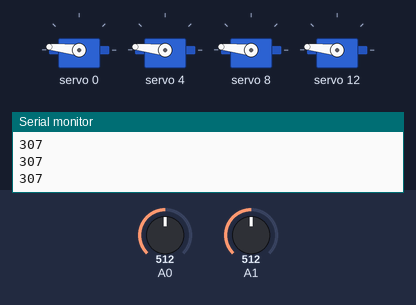
Recording of a sketch running on a simulated Arduino Uno, built with avr-gcc and run on an emulated ATmega328P. Parts: 4 × servo, the last lines printed to the serial monitor. The inputs (shaded band) are chosen by the test bench; at power-on: A0 = 512, A1 = 512.

Above: at 1.2 s.
1.3 s: A0 set to 208
2.8 s: A0 set to 199
At 3.4 s:
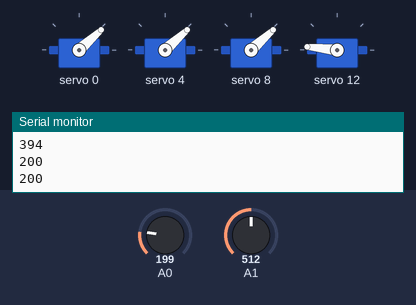
4.3 s: A1 set to 273
5.8 s: A1 set to 243
At 6.7 s:
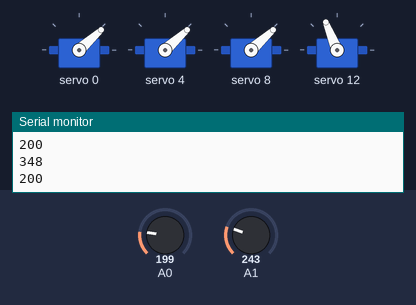
7.3 s: A0 set to 122
At 8.0 s:
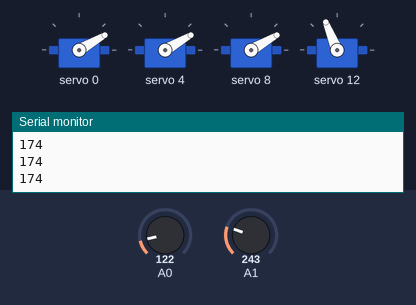
8.8 s: A1 set to 306
At 10.0 s:
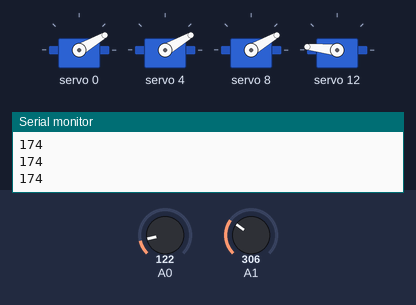
Timing chart, 0 to 11.3 s (numbered marks = the images above; inputs shaded):
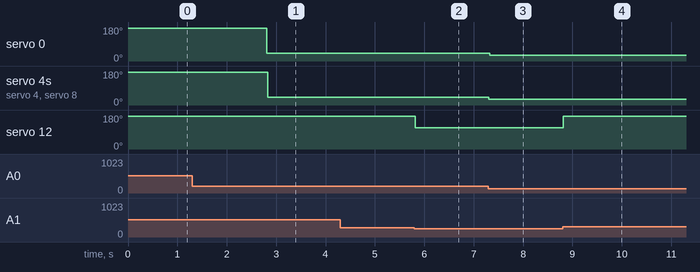

The sketch:

prosthesis_control.ino
```cpp
#include <Wire.h>

#include <Adafruit_PWMServoDriver.h>

#define MIN_PULSE_WIDTH       650
#define MID_PULSE_WIDTH       1500
#define MAX_PULSE_WIDTH       2350
#define FREQUENCY             50

Adafruit_PWMServoDriver pwm = Adafruit_PWMServoDriver();

int sensor1 = A0;
int sensor2 = A1;

int motorRL = 0;   //Ring+Little
int motorMI = 4;   //Middle+Index
int motorT = 8;    //Thumb
int motorW = 12;    //Wrist

void setup() {
  pwm.begin();
  pwm.setPWMFreq(FREQUENCY);
  Serial.begin(9600);

}

void moveMotorFist(int controlIn, int motorOut)
{
  int pulse_wide, pulse_width, emgVal;

  // Read values from emg sensor
  emgVal = analogRead(controlIn);

  // Convert to pulse width
  pulse_wide = map(emgVal, 0, 1023, MIN_PULSE_WIDTH, MAX_PULSE_WIDTH);
  pulse_width = int(float(pulse_wide) / 1000000 * FREQUENCY * 4096);

  Serial.println(pulse_width);

  //Control Motor
  if(pulse_width>200){
    pwm.setPWM(motorOut, 0, 480);
    }

  else if(pulse_width<100){
    pwm.setPWM(motorOut, 0, 0);
    }
  else{
      pwm.setPWM(motorOut, 0, pulse_width);
    }


}

void moveMotorWrist(int controlIn, int motorOut)
{
  int pulse_wide, pulse_width, emgVal;

  // Read values from emg sensor
  emgVal = analogRead(controlIn);

  // Convert to pulse width
  pulse_wide = map(emgVal, 0, 1023, MID_PULSE_WIDTH, MAX_PULSE_WIDTH);
  pulse_width = int(float(pulse_wide) / 1000000 * FREQUENCY * 4096);
  Serial.println(pulse_width);

  if(pulse_width>350){
    pwm.setPWM(motorOut, 0, 480);
    }

  else if(pulse_width<100){
    pwm.setPWM(motorOut, 0, 0);
    }
  else{
      pwm.setPWM(motorOut, 0, pulse_width);
    }

}

void loop() {
   moveMotorFist(sensor1, motorRL);

   moveMotorFist(sensor1, motorMI);


   moveMotorFist(sensor1, motorT);

   moveMotorWrist(sensor2, motorW);


}
```

Measured:
- the behaviour switches between 200 and 199 on A0 (found by bisection; images 0 and 1)
- the behaviour switches between 258 and 257 on A1 (found by bisection; images 1 and 2)
- after the input at 2.8 s, servo 0, servo 4, servo 8: 174° → 42° at once
- after the input at 5.8 s, servo 12: 174° → 112° at once
- after the input at 7.3 s, servo 0, servo 4, servo 8: 42° → 30° at once
- after the input at 8.8 s, servo 12: 112° → 174° at once
